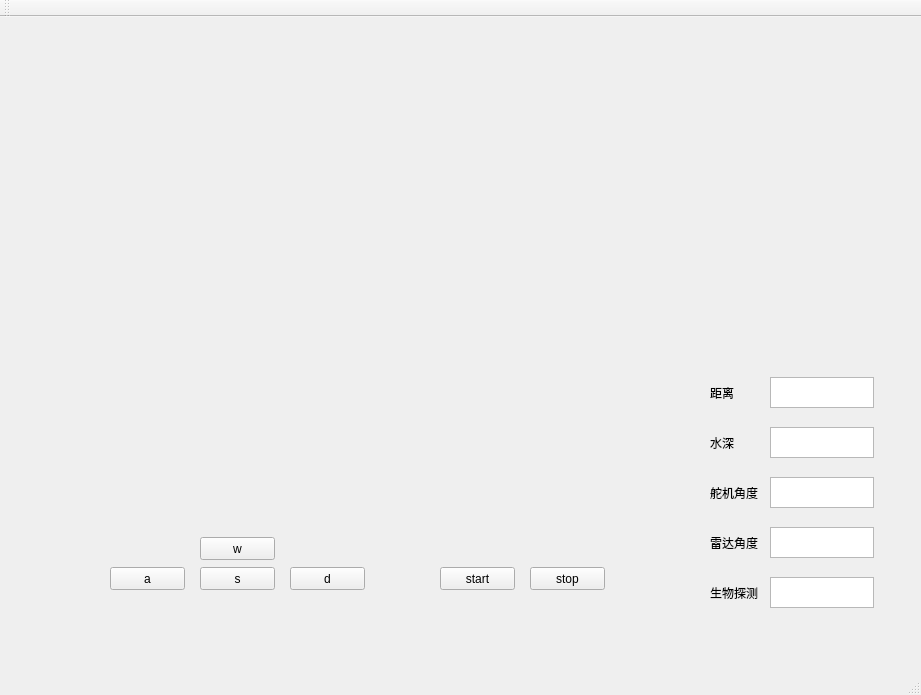
<?xml version="1.0" encoding="UTF-8"?>
<ui version="4.0">
 <class>MainWindow</class>
 <widget class="QMainWindow" name="MainWindow">
  <property name="geometry">
   <rect>
    <x>0</x>
    <y>0</y>
    <width>921</width>
    <height>695</height>
   </rect>
  </property>
  <property name="windowTitle">
   <string>MainWindow</string>
  </property>
  <property name="toolTipDuration">
   <number>-2</number>
  </property>
  <property name="styleSheet">
   <string notr="true"/>
  </property>
  <widget class="QWidget" name="centralWidget">
   <widget class="QLabel" name="label">
    <property name="geometry">
     <rect>
      <x>710</x>
      <y>370</y>
      <width>54</width>
      <height>12</height>
     </rect>
    </property>
    <property name="text">
     <string>距离</string>
    </property>
    <property name="wordWrap">
     <bool>false</bool>
    </property>
   </widget>
   <widget class="QTextEdit" name="distance1text">
    <property name="geometry">
     <rect>
      <x>770</x>
      <y>360</y>
      <width>104</width>
      <height>31</height>
     </rect>
    </property>
   </widget>
   <widget class="QPushButton" name="upButton">
    <property name="geometry">
     <rect>
      <x>200</x>
      <y>520</y>
      <width>75</width>
      <height>23</height>
     </rect>
    </property>
    <property name="text">
     <string>w</string>
    </property>
   </widget>
   <widget class="QPushButton" name="leftButton">
    <property name="geometry">
     <rect>
      <x>110</x>
      <y>550</y>
      <width>75</width>
      <height>23</height>
     </rect>
    </property>
    <property name="text">
     <string>a</string>
    </property>
   </widget>
   <widget class="QPushButton" name="downButton">
    <property name="geometry">
     <rect>
      <x>200</x>
      <y>550</y>
      <width>75</width>
      <height>23</height>
     </rect>
    </property>
    <property name="text">
     <string>s</string>
    </property>
   </widget>
   <widget class="QPushButton" name="rightButton">
    <property name="geometry">
     <rect>
      <x>290</x>
      <y>550</y>
      <width>75</width>
      <height>23</height>
     </rect>
    </property>
    <property name="text">
     <string>d</string>
    </property>
   </widget>
   <widget class="QLabel" name="label_2">
    <property name="geometry">
     <rect>
      <x>710</x>
      <y>420</y>
      <width>54</width>
      <height>12</height>
     </rect>
    </property>
    <property name="text">
     <string>水深</string>
    </property>
   </widget>
   <widget class="QTextEdit" name="deeptext">
    <property name="geometry">
     <rect>
      <x>770</x>
      <y>410</y>
      <width>104</width>
      <height>31</height>
     </rect>
    </property>
   </widget>
   <widget class="QTextEdit" name="DJjiaodu">
    <property name="geometry">
     <rect>
      <x>770</x>
      <y>460</y>
      <width>104</width>
      <height>31</height>
     </rect>
    </property>
    <property name="toolTipDuration">
     <number>4</number>
    </property>
   </widget>
   <widget class="QTextEdit" name="LDjiaodu">
    <property name="geometry">
     <rect>
      <x>770</x>
      <y>510</y>
      <width>104</width>
      <height>31</height>
     </rect>
    </property>
   </widget>
   <widget class="QTextEdit" name="lifeText">
    <property name="geometry">
     <rect>
      <x>770</x>
      <y>560</y>
      <width>104</width>
      <height>31</height>
     </rect>
    </property>
   </widget>
   <widget class="QLabel" name="label_3">
    <property name="geometry">
     <rect>
      <x>710</x>
      <y>470</y>
      <width>54</width>
      <height>12</height>
     </rect>
    </property>
    <property name="text">
     <string>舵机角度</string>
    </property>
   </widget>
   <widget class="QLabel" name="label_4">
    <property name="geometry">
     <rect>
      <x>710</x>
      <y>520</y>
      <width>54</width>
      <height>12</height>
     </rect>
    </property>
    <property name="text">
     <string>雷达角度</string>
    </property>
   </widget>
   <widget class="QLabel" name="label_5">
    <property name="geometry">
     <rect>
      <x>710</x>
      <y>570</y>
      <width>54</width>
      <height>12</height>
     </rect>
    </property>
    <property name="text">
     <string>生物探测</string>
    </property>
   </widget>
   <widget class="QPushButton" name="startbutton">
    <property name="geometry">
     <rect>
      <x>440</x>
      <y>550</y>
      <width>75</width>
      <height>23</height>
     </rect>
    </property>
    <property name="text">
     <string>start</string>
    </property>
   </widget>
   <widget class="QPushButton" name="stopbutton">
    <property name="geometry">
     <rect>
      <x>530</x>
      <y>550</y>
      <width>75</width>
      <height>23</height>
     </rect>
    </property>
    <property name="text">
     <string>stop</string>
    </property>
   </widget>
  </widget>
  <widget class="QMenuBar" name="menuBar">
   <property name="geometry">
    <rect>
     <x>0</x>
     <y>0</y>
     <width>921</width>
     <height>23</height>
    </rect>
   </property>
  </widget>
  <widget class="QToolBar" name="mainToolBar">
   <attribute name="toolBarArea">
    <enum>TopToolBarArea</enum>
   </attribute>
   <attribute name="toolBarBreak">
    <bool>false</bool>
   </attribute>
  </widget>
  <widget class="QStatusBar" name="statusBar"/>
 </widget>
 <layoutdefault spacing="6" margin="11"/>
 <resources/>
 <connections/>
</ui>
